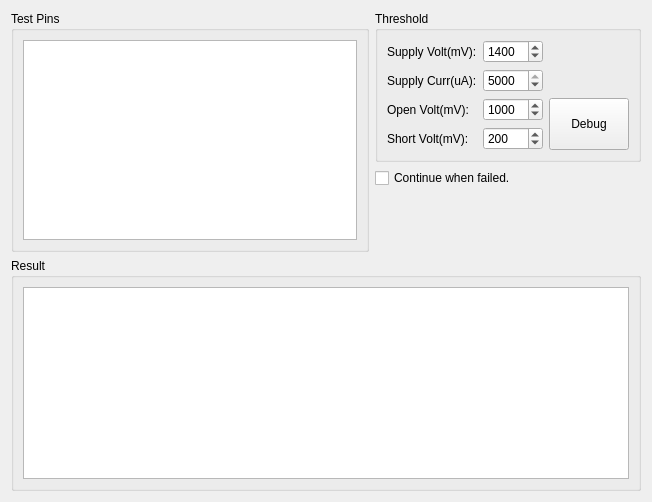
<?xml version="1.0" encoding="UTF-8"?>
<ui version="4.0">
 <class>ConfWidget</class>
 <widget class="QWidget" name="ConfWidget">
  <property name="geometry">
   <rect>
    <x>0</x>
    <y>0</y>
    <width>652</width>
    <height>502</height>
   </rect>
  </property>
  <property name="windowTitle">
   <string>Form</string>
  </property>
  <layout class="QGridLayout" name="gridLayout_4">
   <item row="0" column="0" rowspan="3">
    <widget class="QGroupBox" name="m_grpTestPins">
     <property name="sizePolicy">
      <sizepolicy hsizetype="Expanding" vsizetype="Preferred">
       <horstretch>0</horstretch>
       <verstretch>0</verstretch>
      </sizepolicy>
     </property>
     <property name="title">
      <string>Test Pins</string>
     </property>
     <layout class="QGridLayout" name="gridLayout_2">
      <property name="horizontalSpacing">
       <number>0</number>
      </property>
      <item row="0" column="0">
       <widget class="QListWidget" name="m_lstwdtPinNames"/>
      </item>
     </layout>
    </widget>
   </item>
   <item row="0" column="1">
    <widget class="QGroupBox" name="m_grpThreshold">
     <property name="maximumSize">
      <size>
       <width>280</width>
       <height>16777215</height>
      </size>
     </property>
     <property name="title">
      <string>Threshold</string>
     </property>
     <layout class="QGridLayout" name="gridLayout">
      <item row="3" column="0">
       <widget class="QLabel" name="label_2">
        <property name="text">
         <string>Short Volt(mV):</string>
        </property>
       </widget>
      </item>
      <item row="1" column="0">
       <widget class="QLabel" name="label_4">
        <property name="text">
         <string>Supply Curr(uA):</string>
        </property>
       </widget>
      </item>
      <item row="3" column="1">
       <widget class="QSpinBox" name="m_spinShortThreshold">
        <property name="maximum">
         <number>2000</number>
        </property>
        <property name="value">
         <number>200</number>
        </property>
       </widget>
      </item>
      <item row="2" column="0">
       <widget class="QLabel" name="label">
        <property name="text">
         <string>Open Volt(mV):</string>
        </property>
       </widget>
      </item>
      <item row="2" column="1">
       <widget class="QSpinBox" name="m_spinOpenThreshold">
        <property name="maximum">
         <number>2000</number>
        </property>
        <property name="value">
         <number>1000</number>
        </property>
       </widget>
      </item>
      <item row="0" column="1">
       <widget class="QSpinBox" name="m_spinSupplyVolt">
        <property name="minimumSize">
         <size>
          <width>60</width>
          <height>0</height>
         </size>
        </property>
        <property name="maximumSize">
         <size>
          <width>60</width>
          <height>16777215</height>
         </size>
        </property>
        <property name="minimum">
         <number>800</number>
        </property>
        <property name="maximum">
         <number>1500</number>
        </property>
        <property name="singleStep">
         <number>50</number>
        </property>
        <property name="value">
         <number>1400</number>
        </property>
       </widget>
      </item>
      <item row="2" column="2" rowspan="2">
       <widget class="QPushButton" name="m_btnDebugOS">
        <property name="sizePolicy">
         <sizepolicy hsizetype="Minimum" vsizetype="Expanding">
          <horstretch>0</horstretch>
          <verstretch>0</verstretch>
         </sizepolicy>
        </property>
        <property name="text">
         <string>Debug</string>
        </property>
       </widget>
      </item>
      <item row="0" column="0">
       <widget class="QLabel" name="label_3">
        <property name="text">
         <string>Supply Volt(mV):</string>
        </property>
       </widget>
      </item>
      <item row="1" column="1">
       <widget class="QSpinBox" name="m_spinSupplyCurr">
        <property name="minimumSize">
         <size>
          <width>60</width>
          <height>0</height>
         </size>
        </property>
        <property name="maximumSize">
         <size>
          <width>60</width>
          <height>16777215</height>
         </size>
        </property>
        <property name="minimum">
         <number>200</number>
        </property>
        <property name="maximum">
         <number>5000</number>
        </property>
        <property name="singleStep">
         <number>50</number>
        </property>
        <property name="value">
         <number>5000</number>
        </property>
       </widget>
      </item>
     </layout>
    </widget>
   </item>
   <item row="1" column="1">
    <widget class="QCheckBox" name="m_chkbContinueWhenFailed">
     <property name="text">
      <string>Continue when failed.</string>
     </property>
    </widget>
   </item>
   <item row="2" column="1">
    <spacer name="verticalSpacer">
     <property name="orientation">
      <enum>Qt::Vertical</enum>
     </property>
     <property name="sizeHint" stdset="0">
      <size>
       <width>20</width>
       <height>40</height>
      </size>
     </property>
    </spacer>
   </item>
   <item row="3" column="0" colspan="2">
    <widget class="QGroupBox" name="m_grpResult">
     <property name="sizePolicy">
      <sizepolicy hsizetype="Expanding" vsizetype="Expanding">
       <horstretch>0</horstretch>
       <verstretch>0</verstretch>
      </sizepolicy>
     </property>
     <property name="title">
      <string>Result</string>
     </property>
     <layout class="QGridLayout" name="gridLayout_3">
      <item row="0" column="0">
       <widget class="QTableView" name="m_tabvwOsResult"/>
      </item>
     </layout>
    </widget>
   </item>
  </layout>
 </widget>
 <resources/>
 <connections/>
</ui>
